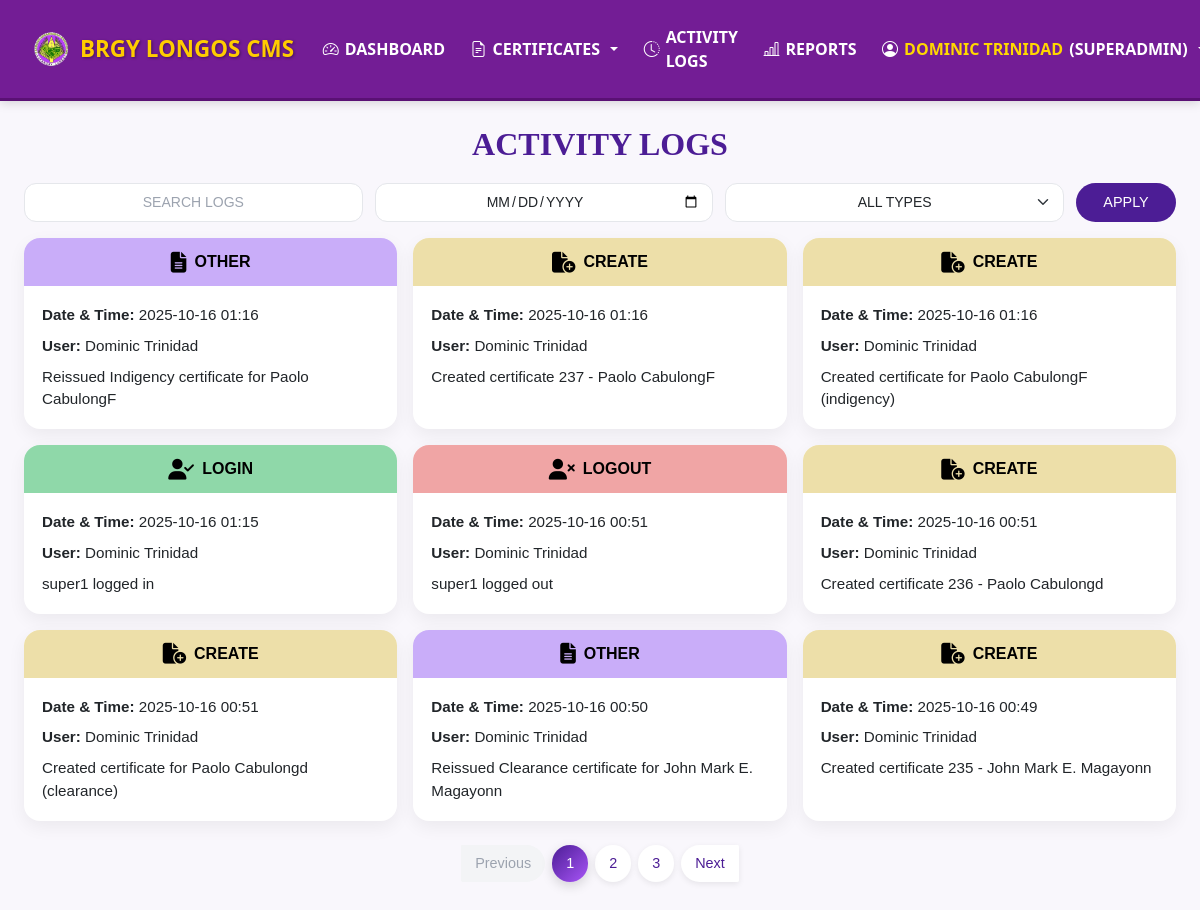
The app's page /certificates/activity-logs/ (signed in) with its own data.
### certificates/models.py (models this page shows, shortened)
class UserProfile(models.Model):
    ROLE_CHOICES = [
        ('staff', 'Staff'),
        ('admin', 'Admin'),
        ('superadmin', 'SuperAdmin'),
    ]
    user = models.OneToOneField(User, on_delete=models.CASCADE, related_name="profile")
    role = models.CharField(max_length=20, choices=ROLE_CHOICES, default='staff')

class ActivityLog(models.Model):
    user = models.ForeignKey(User, on_delete=models.CASCADE, null=True, blank=True)
    action = models.CharField(max_length=255)
    created_at = models.DateTimeField(auto_now_add=True)

### certificates/views/log_views.py (the view, shortened to what this page needs)
# urls.py: path("activity-logs/", activity_logs, name="activity_logs"),
@login_required
def activity_logs(request):
    logs_qs = ActivityLog.objects.order_by('-created_at')
    failed_counts = (
        ActivityLog.objects
        .filter(action__icontains="failed login attempt")
        .values('user__username')
        .annotate(failed_times=Count('id'))
    )
    failed_dict = {f['user__username'] or 'Anonymous': f['failed_times'] for f in failed_counts}
    search = request.GET.get('search', '').strip().lower()
    date = request.GET.get('date', '').strip()
    log_type = request.GET.get('type', '').strip().lower()
    logs_list = []
    for log in logs_qs:
        action_lower = (log.action or "").lower()
        if "failed" in action_lower:
            simple_type = "Failed"
        elif "logout" in action_lower or "logged out" in action_lower:
            simple_type = "Logout"
        elif "login" in action_lower or "logged in" in action_lower:
            simple_type = "Login"
        elif any(keyword in action_lower for keyword in ["create", "created", "added", "generated", "new"]):
            simple_type = "Create"
        else:
            simple_type = "Other"
        log.simple_type = simple_type  # add attribute for template
        if log_type:
            type_map = {'security': 'failed'}
            mapped_type = type_map.get(log_type, log_type).lower()
            if simple_type.lower() != mapped_type:
                continue
        if date and log.created_at.date().isoformat() != date:
            continue
        logs_list.append(log)
    paginator = Paginator(logs_list, 9)
    page_number = request.GET.get('page') or 1
    logs = paginator.get_page(page_number)
    return render(request, "certificates/activity_logs.html", {
        "logs": logs,
        "failed_dict": failed_dict,
        "search": search,
        "date": date,
        "log_type": log_type,
    })

### certificates/templates/certificates/activity_logs.html (shortened to what this page needs)
{% extends "certificates/base.html" %}
{% load log_extras %}
{% block content %}
<link rel="stylesheet" href="https://cdnjs.cloudflare.com/ajax/libs/font-awesome/6.5.1/css/all.min.css" />
<div class="container">
  <h2 class="activity-header-centered">ACTIVITY LOGS</h2>
  <form class="filters mb-3">
      <input type="text" id="searchLogs" class="form-control" placeholder="SEARCH LOGS" value="{{ search }}">
      <input type="date" id="filterDate" class="form-control" placeholder="MM/DD/YYYY" value="{{ date }}">
      <select id="filterType" class="form-select">
        <option value="" {% if not log_type %}selected{% endif %}>ALL TYPES</option>
      </select>
      <button type="button" class="btn btn-theme apply-button" onclick="filterAndRedirect()">Apply</button>
  </form>
  <div class="row row-cols-1 row-cols-md-2 row-cols-lg-3 g-3" id="logsContainer">
    {% for log in logs %}
    <div class="col log-card" data-type="{{ log.simple_type|lower }}">
      <div class="card h-100">
        <div class="log-title-bar
          {% if log.simple_type == 'Login' %}bg-login
          {% elif log.simple_type == 'Logout' %}bg-logout
          {% elif log.simple_type == 'Failed' %}bg-warning
          {% elif log.simple_type == 'Create' %}bg-create
          {% else %}bg-other
          {% endif %}">
          <i class="fa-solid
            {% if log.simple_type == 'Login' %}fa-user-check
            {% elif log.simple_type == 'Logout' %}fa-user-times
            {% elif log.simple_type == 'Failed' %}fa-triangle-exclamation
            {% elif log.simple_type == 'Create' %}fa-file-circle-plus
            {% else %}fa-file-lines
            {% endif %}"></i>
          <span>
            {% if log.simple_type == 'Failed' %}WARNING{% else %}{{ log.simple_type }}{% endif %}
          </span>
        </div>
        <div class="card-body">
          <p><strong>Date & Time:</strong> {{ log.created_at|date:"Y-m-d H:i" }}</p>
          <p><strong>User:</strong>
            {% if log.user %}{{ log.user.get_full_name|default:log.user.username }}{% else %}Anonymous{% endif %}
          </p>
          <p class="mb-0">{{ log.action }}</p>
        </div>
      </div>
    </div>
    {% endfor %}
  </div>
  <div class="d-flex justify-content-center mt-4">
    <nav aria-label="Page navigation">
      <ul class="pagination pagination-sm custom-pagination">
        {% if logs.has_previous %}
          <li class="page-item">
            <a class="page-link" href="?type={{ log_type }}&search={{ search }}&date={{ date }}&page={{ logs.previous_page_number }}">Previous</a>
          </li>
        {% else %}
          <li class="page-item disabled"><span class="page-link">Previous</span></li>
        {% endif %}
        {% for num in logs.paginator.page_range %}
          {% if num == 1 or num == logs.paginator.num_pages or num >= logs.number|add:-2 and num <= logs.number|add:2 %}
            <li class="page-item {% if logs.number == num %}active{% endif %}">
              <a class="page-link"
                 href="?type={{ log_type }}&search={{ search }}&date={{ date }}&page={{ num }}">{{ num }}</a>
            </li>
          {% elif num == logs.number|add:-3 or num == logs.number|add:3 %}
            <li class="page-item disabled"><span class="page-link">…</span></li>
          {% endif %}
        {% endfor %}
        {% if logs.has_next %}
          <li class="page-item">
            <a class="page-link" href="?type={{ log_type }}&search={{ search }}&date={{ date }}&page={{ logs.next_page_number }}">Next</a>
          </li>
        {% else %}
          <li class="page-item disabled"><span class="page-link">Next</span></li>
        {% endif %}
      </ul>
    </nav>
  </div>
</div>
{% endblock %}

### certificates/templates/certificates/base.html (shortened to what this page needs)
<!doctype html>
{% load static %}
<html lang="en">
<head>
  <link href="https://cdn.jsdelivr.net/npm/bootstrap@5.3.0/dist/css/bootstrap.min.css" rel="stylesheet">
  <link href="https://cdn.jsdelivr.net/npm/bootstrap-icons@1.11.1/font/bootstrap-icons.css" rel="stylesheet">
</head>
<body>
<nav class="navbar navbar-expand-lg">
  <div class="container-fluid">
    <a class="navbar-brand" href="{% url 'certificates:dashboard' %}">
      <img src="{% static 'images/logo.png' %}" alt="Logo"> BRGY LONGOS CMS
    </a>
    <div class="collapse navbar-collapse" id="navbarNav">
      {% if user.is_authenticated %}
      {% with role=user.profile.role|default_if_none:"" %}
      <ul class="navbar-nav ms-auto mb-2 mb-lg-0 align-items-lg-center">
        <li class="nav-item">
          <a class="nav-link {% if request.path == '/' %}active{% endif %}" href="{% url 'certificates:dashboard' %}">
            <i class="bi bi-speedometer2"></i> DASHBOARD
          </a>
        </li>
        {% if role in 'staff admin superadmin' or user.is_superuser %}
        <li class="nav-item dropdown">
          <a class="nav-link dropdown-toggle" href="#" id="certDropdown" role="button" data-bs-toggle="dropdown" aria-expanded="false">
            <i class="bi bi-file-earmark-text"></i> CERTIFICATES
          </a>
        </li>
        {% endif %}
        {% if role in 'admin superadmin' or user.is_superuser %}
        <li class="nav-item"><a class="nav-link {% if 'activity_logs' in request.path %}active{% endif %}" href="{% url 'certificates:activity_logs' %}"><i class="bi bi-clock-history"></i> ACTIVITY LOGS</a></li>
        <li class="nav-item"><a class="nav-link {% if 'reports' in request.path %}active{% endif %}" href="{% url 'certificates:reports' %}"><i class="bi bi-bar-chart-line"></i> REPORTS</a></li>
        {% endif %}
        <li class="nav-item dropdown">
          <a class="nav-link dropdown-toggle fw-semibold" href="#" id="userDropdown" role="button" data-bs-toggle="dropdown" aria-expanded="false">
            <i class="bi bi-person-circle"></i>
            <span style="color: #FFD700; font-weight: bold;">{{ user.get_full_name|default:user.username }}</span>
            ({{ role|title }})
          </a>
        </li>
      </ul>
      {% endwith %}
      {% endif %}
    </div>
  </div>
</nav>
<div class="container my-4">
  {% block content %}{% endblock %}
</div>
</body>
</html>

### certificates/templates/certificates/base.html (style rules this page uses)
:root { --primary-color: #731d95; --secondary-color: #7c3aed; --accent-color: #a78bfa; --yellow: #ffcc00; --danger: #dc3545; --bg-color: #f9fafb; }
body { background-color: var(--bg-color); font-family: 'Segoe UI', Tahoma, Geneva, Verdana, sans-serif; color: #212529; overflow-x: hidden; }
.navbar { background-color: var(--primary-color); box-shadow: 0 2px 10px rgba(0,0,0,0.15); padding: 0.75rem 1.25rem; border-bottom: 3px solid #5a1174; position: sticky; top: 0; z-index: 1050; }
.navbar-brand { font-size: 1.4rem; font-weight: 800; color: var(--yellow) !important; text-transform: uppercase; display: flex; align-items: center; gap: 8px; text-shadow: 1px 1px 3px rgba(0,0,0,0.4); }
.navbar-brand img { max-height: 40px; border-radius: 8px; }
.navbar-nav .nav-link { color: #fff !important; font-weight: 600; text-transform: uppercase; border-radius: 8px; padding: 0.6rem 1rem; margin: 0.2rem 0.3rem; display: flex; align-items: center; gap: 6px; transition: all 0.3s ease; }

### certificates/templates/certificates/activity_logs.html (style rules this page uses)
:root { --violet-dark: #4c1d95; --violet-light: #a855f7; --soft-bg: #f9f7fc; --color-login: #8fd8a9; --color-logout: #f0a5a5; --color-warning: #e9c2a8; --color-create: #eddfa9; --color-other: #c9adf9; }
body { background: var(--soft-bg); font-family: 'Poppins', sans-serif; }
.navbar, .navbar * { font-family: 'Segoe UI', Tahoma, Geneva, Verdana, sans-serif !important; }
.container { max-width: 1200px; margin: 20px auto; padding: 0 12px; }
.activity-header-centered { font-family: 'Roboto Slab', serif; font-weight: 700; font-size: 2rem; text-transform: uppercase; color: var(--violet-dark); margin-bottom: 20px; text-align: center; }
.filters { display: flex; flex-wrap: wrap; gap: 12px; justify-content: center; }
.filters input, .filters select { min-width: 180px; border-radius: 12px; padding: 8px 12px; font-size: 14px; border: 1px solid #e5e7eb; text-align: center; text-transform: uppercase; transition: border 0.3s ease, box-shadow 0.3s ease; flex: 1; }
.filters input::placeholder { text-transform: uppercase; color: #9ca3af; }
.filters select option { text-transform: uppercase; }
input[type="date"]::placeholder { color: #9ca3af; opacity: 1; }
.btn-theme { background: var(--violet-dark); color: #fff; border-radius: 50px; padding: 0.35rem 1.2rem; font-size: 0.9rem; min-width: 100px; transition: all 0.3s ease; text-transform: uppercase; }
.log-card { transition: transform 0.2s ease, box-shadow 0.2s ease; }
.log-card .card { border-radius: 16px; box-shadow: 0 6px 18px rgba(0,0,0,0.06); padding: 0; border: none; transition: transform 0.2s, box-shadow 0.2s; }
.log-title-bar { border-top-left-radius: 16px; border-top-right-radius: 16px; padding: 12px 14px; display: flex; align-items: center; justify-content: center; gap: 8px; color: #000; font-weight: 600; text-transform: uppercase; font-size: 1rem; transition: background 0.2s ease; }
.log-title-bar i { font-size: 1.3rem; }
.bg-login { background-color: var(--color-login) !important; }
.bg-logout { background-color: var(--color-logout) !important; }
.bg-create { background-color: var(--color-create) !important; }
.bg-other { background-color: var(--color-other) !important; }
.card-body { padding: 18px; }
.card-body p { margin-bottom: 8px; font-size: 0.95rem; }
.card-body p strong { font-weight: 600; }
.custom-pagination .page-item { margin: 0 4px; }
.custom-pagination .page-link { border: none; border-radius: 50px; padding: 8px 14px; font-size: 0.9rem; font-weight: 500; color: var(--violet-dark); background: #fff; box-shadow: 0 2px 6px rgba(0,0,0,0.08); transition: all 0.25s ease; }
.custom-pagination .page-item.active .page-link { color: #fff; background: linear-gradient(135deg, var(--violet-dark), var(--violet-light)); box-shadow: 0 4px 12px rgba(0,0,0,0.15); }
.custom-pagination .page-item.disabled .page-link { background: #f3f4f6; color: #9ca3af; box-shadow: none; pointer-events: none; }

### records on screen
UserProfile: role "SUPERADMIN"
ActivityLog: simple_type "OTHER", created_at "2025-10-16 01:16", user.get_full_name "Dominic Trinidad", action "Reissued Indigency certificate for Paolo CabulongF"
ActivityLog: simple_type "CREATE", created_at "2025-10-16 01:16", user.get_full_name "Dominic Trinidad", action "Created certificate 237 - Paolo CabulongF"
ActivityLog: simple_type "CREATE", created_at "2025-10-16 01:16", user.get_full_name "Dominic Trinidad", action "Created certificate for Paolo CabulongF (indigency)"
ActivityLog: simple_type "LOGIN", created_at "2025-10-16 01:15", user.get_full_name "Dominic Trinidad", action "super1 logged in"
ActivityLog: simple_type "LOGOUT", created_at "2025-10-16 00:51", user.get_full_name "Dominic Trinidad", action "super1 logged out"
ActivityLog: simple_type "CREATE", created_at "2025-10-16 00:51", user.get_full_name "Dominic Trinidad", action "Created certificate 236 - Paolo Cabulongd"
ActivityLog: simple_type "CREATE", created_at "2025-10-16 00:51", user.get_full_name "Dominic Trinidad", action "Created certificate for Paolo Cabulongd (clearance)"
ActivityLog: simple_type "OTHER", created_at "2025-10-16 00:50", user.get_full_name "Dominic Trinidad", action "Reissued Clearance certificate for John Mark E. Magayonn"
ActivityLog: simple_type "CREATE", created_at "2025-10-16 00:49", user.get_full_name "Dominic Trinidad", action "Created certificate 235 - John Mark E. Magayonn"

### other values on screen
{{ user.get_full_name|default:user.username }} "DOMINIC TRINIDAD"
{{ num }} "1" "2" "3"
